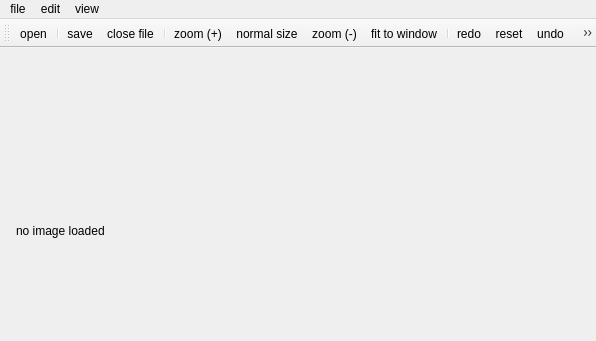
<?xml version="1.0" encoding="UTF-8"?>
<ui version="4.0">
 <class>MainWindow</class>
 <widget class="QMainWindow" name="MainWindow">
  <property name="geometry">
   <rect>
    <x>0</x>
    <y>0</y>
    <width>596</width>
    <height>341</height>
   </rect>
  </property>
  <property name="windowTitle">
   <string>MainWindow</string>
  </property>
  <widget class="QWidget" name="centralWidget">
   <widget class="QLabel" name="imageArea">
    <property name="geometry">
     <rect>
      <x>16</x>
      <y>72</y>
      <width>551</width>
      <height>221</height>
     </rect>
    </property>
    <property name="sizePolicy">
     <sizepolicy hsizetype="Ignored" vsizetype="Ignored">
      <horstretch>0</horstretch>
      <verstretch>0</verstretch>
     </sizepolicy>
    </property>
    <property name="text">
     <string>no image loaded</string>
    </property>
    <property name="scaledContents">
     <bool>true</bool>
    </property>
   </widget>
  </widget>
  <widget class="QMenuBar" name="menuBar">
   <property name="geometry">
    <rect>
     <x>0</x>
     <y>0</y>
     <width>596</width>
     <height>22</height>
    </rect>
   </property>
   <widget class="QMenu" name="menuFile">
    <property name="title">
     <string>file</string>
    </property>
    <addaction name="actionOpen"/>
    <addaction name="actionSave"/>
    <addaction name="actionClose_file"/>
    <addaction name="separator"/>
    <addaction name="actionExit"/>
   </widget>
   <widget class="QMenu" name="menuEdit">
    <property name="title">
     <string>edit</string>
    </property>
    <addaction name="actionRotate"/>
    <addaction name="actionCrop"/>
    <addaction name="actionReset"/>
    <addaction name="separator"/>
    <addaction name="actionUndo"/>
    <addaction name="actionRedo"/>
   </widget>
   <widget class="QMenu" name="menuView">
    <property name="title">
     <string>view</string>
    </property>
    <addaction name="actionZoom_2"/>
    <addaction name="actionZoom_3"/>
    <addaction name="actionFit_to_window"/>
    <addaction name="actionNormal_size"/>
   </widget>
   <addaction name="menuFile"/>
   <addaction name="menuEdit"/>
   <addaction name="menuView"/>
  </widget>
  <widget class="QToolBar" name="toolBar">
   <property name="windowTitle">
    <string>toolBar</string>
   </property>
   <attribute name="toolBarArea">
    <enum>TopToolBarArea</enum>
   </attribute>
   <attribute name="toolBarBreak">
    <bool>false</bool>
   </attribute>
   <addaction name="actionOpen"/>
   <addaction name="separator"/>
   <addaction name="actionSave"/>
   <addaction name="actionClose_file"/>
   <addaction name="separator"/>
   <addaction name="actionZoom_3"/>
   <addaction name="actionNormal_size"/>
   <addaction name="actionZoom_2"/>
   <addaction name="actionFit_to_window"/>
   <addaction name="separator"/>
   <addaction name="actionRedo"/>
   <addaction name="actionReset"/>
   <addaction name="actionUndo"/>
   <addaction name="separator"/>
   <addaction name="actionCrop"/>
   <addaction name="actionRotate"/>
   <addaction name="separator"/>
   <addaction name="actionExit"/>
  </widget>
  <action name="actionOpen">
   <property name="icon">
    <iconset resource="res.qrc">
     <normaloff>:/img/res/icon_open.png</normaloff>:/img/res/icon_open.png</iconset>
   </property>
   <property name="text">
    <string>open</string>
   </property>
   <property name="shortcut">
    <string>Ctrl+O</string>
   </property>
  </action>
  <action name="actionSave">
   <property name="icon">
    <iconset resource="res.qrc">
     <normaloff>:/img/res/icon_save.png</normaloff>:/img/res/icon_save.png</iconset>
   </property>
   <property name="text">
    <string>save</string>
   </property>
   <property name="shortcut">
    <string>Ctrl+S</string>
   </property>
  </action>
  <action name="actionClose_file">
   <property name="icon">
    <iconset resource="res.qrc">
     <normaloff>:/img/res/icon_close.png</normaloff>:/img/res/icon_close.png</iconset>
   </property>
   <property name="text">
    <string>close file</string>
   </property>
   <property name="shortcut">
    <string>Ctrl+W</string>
   </property>
  </action>
  <action name="actionExit">
   <property name="icon">
    <iconset resource="res.qrc">
     <normaloff>:/img/res/icon_exit.png</normaloff>:/img/res/icon_exit.png</iconset>
   </property>
   <property name="text">
    <string>exit</string>
   </property>
   <property name="shortcut">
    <string>Ctrl+Q</string>
   </property>
  </action>
  <action name="actionRotate">
   <property name="icon">
    <iconset resource="res.qrc">
     <normaloff>:/img/res/icon_rotate.png</normaloff>:/img/res/icon_rotate.png</iconset>
   </property>
   <property name="text">
    <string>rotate</string>
   </property>
   <property name="shortcut">
    <string>Ctrl+R</string>
   </property>
  </action>
  <action name="actionCrop">
   <property name="icon">
    <iconset resource="res.qrc">
     <normaloff>:/img/res/icon_crop.png</normaloff>:/img/res/icon_crop.png</iconset>
   </property>
   <property name="text">
    <string>crop</string>
   </property>
   <property name="shortcut">
    <string>Ctrl+C</string>
   </property>
  </action>
  <action name="actionReset">
   <property name="icon">
    <iconset resource="res.qrc">
     <normaloff>:/img/res/icon_reset.png</normaloff>:/img/res/icon_reset.png</iconset>
   </property>
   <property name="text">
    <string>reset</string>
   </property>
   <property name="shortcut">
    <string>Ctrl+Shift+Z</string>
   </property>
  </action>
  <action name="actionZoom_2">
   <property name="icon">
    <iconset resource="res.qrc">
     <normaloff>:/img/res/icon_zoom_out.png</normaloff>:/img/res/icon_zoom_out.png</iconset>
   </property>
   <property name="text">
    <string>zoom (-)</string>
   </property>
   <property name="shortcut">
    <string>Ctrl+-</string>
   </property>
  </action>
  <action name="actionZoom_3">
   <property name="icon">
    <iconset resource="res.qrc">
     <normaloff>:/img/res/icon_zoom_in.png</normaloff>:/img/res/icon_zoom_in.png</iconset>
   </property>
   <property name="text">
    <string>zoom (+)</string>
   </property>
   <property name="shortcut">
    <string>Ctrl++</string>
   </property>
  </action>
  <action name="actionFit_to_window">
   <property name="icon">
    <iconset resource="res.qrc">
     <normaloff>:/img/res/icon_fit_to_width.png</normaloff>:/img/res/icon_fit_to_width.png</iconset>
   </property>
   <property name="text">
    <string>fit to window</string>
   </property>
   <property name="shortcut">
    <string>Ctrl+0</string>
   </property>
  </action>
  <action name="actionUndo">
   <property name="icon">
    <iconset resource="res.qrc">
     <normaloff>:/img/res/icon_undo.png</normaloff>:/img/res/icon_undo.png</iconset>
   </property>
   <property name="text">
    <string>undo</string>
   </property>
   <property name="shortcut">
    <string>Ctrl+Z</string>
   </property>
  </action>
  <action name="actionRedo">
   <property name="icon">
    <iconset resource="res.qrc">
     <normaloff>:/img/res/icon_redo.png</normaloff>:/img/res/icon_redo.png</iconset>
   </property>
   <property name="text">
    <string>redo</string>
   </property>
   <property name="shortcut">
    <string>Ctrl+Y</string>
   </property>
  </action>
  <action name="actionNormal_size">
   <property name="icon">
    <iconset resource="res.qrc">
     <normaloff>:/img/res/icon_normal.png</normaloff>:/img/res/icon_normal.png</iconset>
   </property>
   <property name="text">
    <string>normal size</string>
   </property>
   <property name="shortcut">
    <string>Ctrl+Shift+N</string>
   </property>
  </action>
 </widget>
 <layoutdefault spacing="6" margin="11"/>
 <resources>
  <include location="res.qrc"/>
 </resources>
 <connections/>
 <slots>
  <slot>save()</slot>
  <slot>open()</slot>
  <slot>zoomIn()</slot>
 </slots>
</ui>
